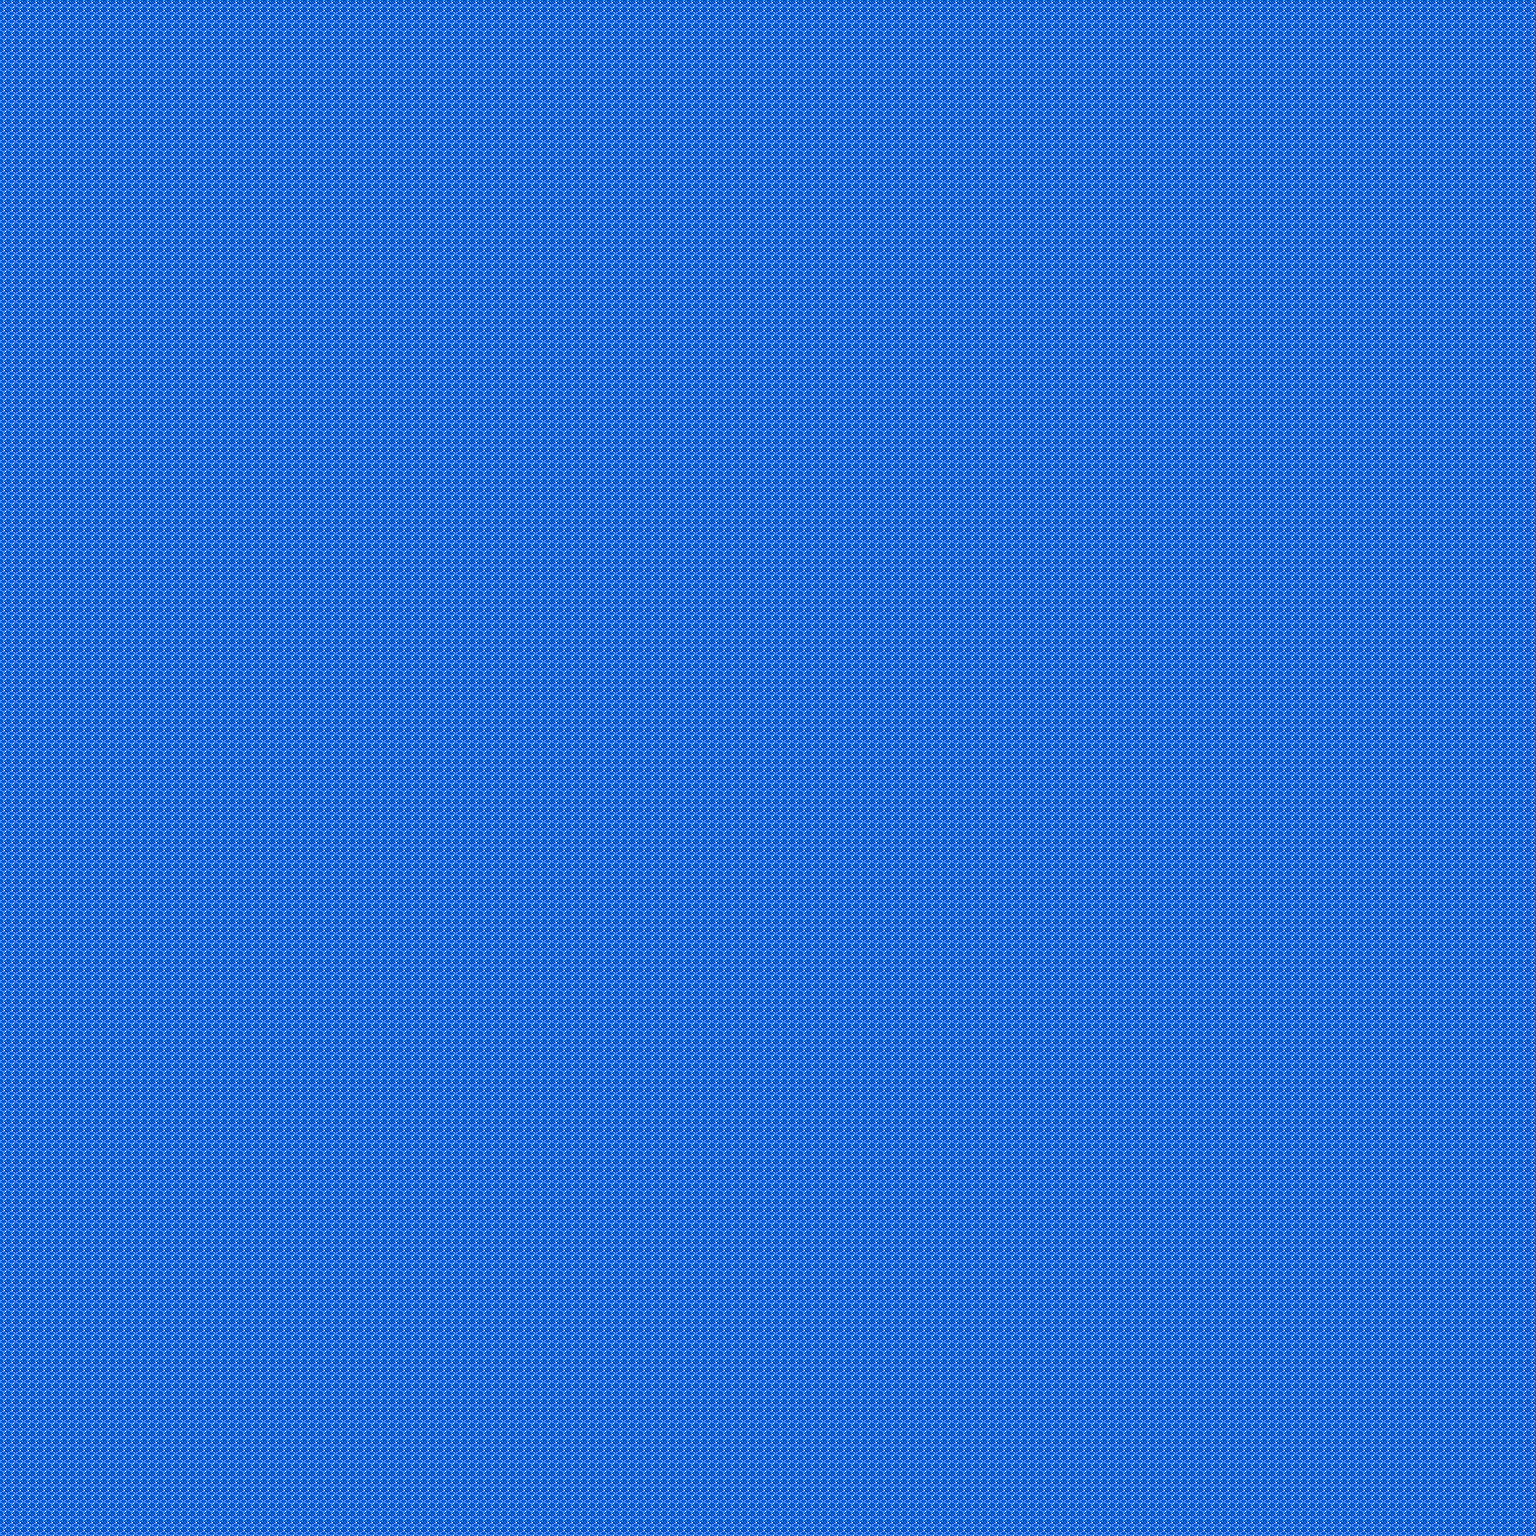

Below is a game level as drawn by its tile map, then a one-line description and the .tmx that defines it (tile-layer data replaced by summaries):
An orthogonal 192x192 tile map with 8x8 px tiles, 2 tile layers (automapping-input, automapping-output), 2 tilesets and 256 objects.

<map version="1.2" tiledversion="1.2.4" orientation="orthogonal" renderorder="left-up" width="192" height="192" tilewidth="8" tileheight="8" infinite="0" nextlayerid="57" nextobjectid="257">
 <tileset firstgid="1" source="tilesets/overworld-tileset.tsx" />
 <tileset firstgid="641" source="tilesets/overworld-automapping-input_tiles.tsx" />
 <layer id="1" name="automapping-input" width="192" height="192">
  <data>[36864 cells, 36864 non-empty, 1 distinct tile ids]</data>
 </layer>
 <layer id="5" name="automapping-output" width="192" height="192">
  <data>[36864 cells, 0 non-empty, 0 distinct tile ids]</data>
 </layer>
 <group id="6" name="block_grids">
  <objectgroup color="#000000" id="7" name="blocks_grid_black" opacity="0.2">
   <object id="1" x="0" y="0" width="1536" height="24" />
   <object id="2" x="0" y="24" width="1536" height="24" />
   <object id="3" x="0" y="48" width="1536" height="24" />
   <object id="4" x="0" y="72" width="1536" height="24" />
   <object id="5" x="0" y="96" width="1536" height="24" />
   <object id="6" x="0" y="120" width="1536" height="24" />
   <object id="7" x="0" y="144" width="1536" height="24" />
   <object id="8" x="0" y="168" width="1536" height="24" />
   <object id="9" x="0" y="192" width="1536" height="24" />
   <object id="10" x="0" y="216" width="1536" height="24" />
   <object id="11" x="0" y="240" width="1536" height="24" />
   <object id="12" x="0" y="264" width="1536" height="24" />
   <object id="13" x="0" y="288" width="1536" height="24" />
   <object id="14" x="0" y="312" width="1536" height="24" />
   <object id="15" x="0" y="336" width="1536" height="24" />
   <object id="16" x="0" y="360" width="1536" height="24" />
   <object id="17" x="0" y="384" width="1536" height="24" />
   <object id="18" x="0" y="408" width="1536" height="24" />
   <object id="19" x="0" y="432" width="1536" height="24" />
   <object id="20" x="0" y="456" width="1536" height="24" />
   <object id="21" x="0" y="480" width="1536" height="24" />
   <object id="22" x="0" y="504" width="1536" height="24" />
   <object id="23" x="0" y="528" width="1536" height="24" />
   <object id="24" x="0" y="552" width="1536" height="24" />
   <object id="25" x="0" y="576" width="1536" height="24" />
   <object id="26" x="0" y="600" width="1536" height="24" />
   <object id="27" x="0" y="624" width="1536" height="24" />
   <object id="28" x="0" y="648" width="1536" height="24" />
   <object id="29" x="0" y="672" width="1536" height="24" />
   <object id="30" x="0" y="696" width="1536" height="24" />
   <object id="31" x="0" y="720" width="1536" height="24" />
   <object id="32" x="0" y="744" width="1536" height="24" />
   <object id="33" x="0" y="768" width="1536" height="24" />
   <object id="34" x="0" y="792" width="1536" height="24" />
   <object id="35" x="0" y="816" width="1536" height="24" />
   <object id="36" x="0" y="840" width="1536" height="24" />
   <object id="37" x="0" y="864" width="1536" height="24" />
   <object id="38" x="0" y="888" width="1536" height="24" />
   <object id="39" x="0" y="912" width="1536" height="24" />
   <object id="40" x="0" y="936" width="1536" height="24" />
   <object id="41" x="0" y="960" width="1536" height="24" />
   <object id="42" x="0" y="984" width="1536" height="24" />
   <object id="43" x="0" y="1008" width="1536" height="24" />
   <object id="44" x="0" y="1032" width="1536" height="24" />
   <object id="45" x="0" y="1056" width="1536" height="24" />
   <object id="46" x="0" y="1080" width="1536" height="24" />
   <object id="47" x="0" y="1104" width="1536" height="24" />
   <object id="48" x="0" y="1128" width="1536" height="24" />
   <object id="49" x="0" y="1152" width="1536" height="24" />
   <object id="50" x="0" y="1176" width="1536" height="24" />
   <object id="51" x="0" y="1200" width="1536" height="24" />
   <object id="52" x="0" y="1224" width="1536" height="24" />
   <object id="53" x="0" y="1248" width="1536" height="24" />
   <object id="54" x="0" y="1272" width="1536" height="24" />
   <object id="55" x="0" y="1296" width="1536" height="24" />
   <object id="56" x="0" y="1320" width="1536" height="24" />
   <object id="57" x="0" y="1344" width="1536" height="24" />
   <object id="58" x="0" y="1368" width="1536" height="24" />
   <object id="59" x="0" y="1392" width="1536" height="24" />
   <object id="60" x="0" y="1416" width="1536" height="24" />
   <object id="61" x="0" y="1440" width="1536" height="24" />
   <object id="62" x="0" y="1464" width="1536" height="24" />
   <object id="63" x="0" y="1488" width="1536" height="24" />
   <object id="64" x="0" y="1512" width="1536" height="24" />
   <object id="65" x="0" y="0" width="24" height="1536" />
   <object id="66" x="24" y="0" width="24" height="1536" />
   <object id="67" x="48" y="0" width="24" height="1536" />
   <object id="68" x="72" y="0" width="24" height="1536" />
   <object id="69" x="96" y="0" width="24" height="1536" />
   <object id="70" x="120" y="0" width="24" height="1536" />
   <object id="71" x="144" y="0" width="24" height="1536" />
   <object id="72" x="168" y="0" width="24" height="1536" />
   <object id="73" x="192" y="0" width="24" height="1536" />
   <object id="74" x="216" y="0" width="24" height="1536" />
   <object id="75" x="240" y="0" width="24" height="1536" />
   <object id="76" x="264" y="0" width="24" height="1536" />
   <object id="77" x="288" y="0" width="24" height="1536" />
   <object id="78" x="312" y="0" width="24" height="1536" />
   <object id="79" x="336" y="0" width="24" height="1536" />
   <object id="80" x="360" y="0" width="24" height="1536" />
   <object id="81" x="384" y="0" width="24" height="1536" />
   <object id="82" x="408" y="0" width="24" height="1536" />
   <object id="83" x="432" y="0" width="24" height="1536" />
   <object id="84" x="456" y="0" width="24" height="1536" />
   <object id="85" x="480" y="0" width="24" height="1536" />
   <object id="86" x="504" y="0" width="24" height="1536" />
   <object id="87" x="528" y="0" width="24" height="1536" />
   <object id="88" x="552" y="0" width="24" height="1536" />
   <object id="89" x="576" y="0" width="24" height="1536" />
   <object id="90" x="600" y="0" width="24" height="1536" />
   <object id="91" x="624" y="0" width="24" height="1536" />
   <object id="92" x="648" y="0" width="24" height="1536" />
   <object id="93" x="672" y="0" width="24" height="1536" />
   <object id="94" x="696" y="0" width="24" height="1536" />
   <object id="95" x="720" y="0" width="24" height="1536" />
   <object id="96" x="744" y="0" width="24" height="1536" />
   <object id="97" x="768" y="0" width="24" height="1536" />
   <object id="98" x="792" y="0" width="24" height="1536" />
   <object id="99" x="816" y="0" width="24" height="1536" />
   <object id="100" x="840" y="0" width="24" height="1536" />
   <object id="101" x="864" y="0" width="24" height="1536" />
   <object id="102" x="888" y="0" width="24" height="1536" />
   <object id="103" x="912" y="0" width="24" height="1536" />
   <object id="104" x="936" y="0" width="24" height="1536" />
   <object id="105" x="960" y="0" width="24" height="1536" />
   <object id="106" x="984" y="0" width="24" height="1536" />
   <object id="107" x="1008" y="0" width="24" height="1536" />
   <object id="108" x="1032" y="0" width="24" height="1536" />
   <object id="109" x="1056" y="0" width="24" height="1536" />
   <object id="110" x="1080" y="0" width="24" height="1536" />
   <object id="111" x="1104" y="0" width="24" height="1536" />
   <object id="112" x="1128" y="0" width="24" height="1536" />
   <object id="113" x="1152" y="0" width="24" height="1536" />
   <object id="114" x="1176" y="0" width="24" height="1536" />
   </objectgroup>
  <objectgroup color="#ffffff" id="8" name="blocks_grid_white" visible="0" opacity="0.2">
   <!-- 128 objects omitted --></objectgroup>
 </group>
</map>
<!-- 142 of 256 objects omitted -->
